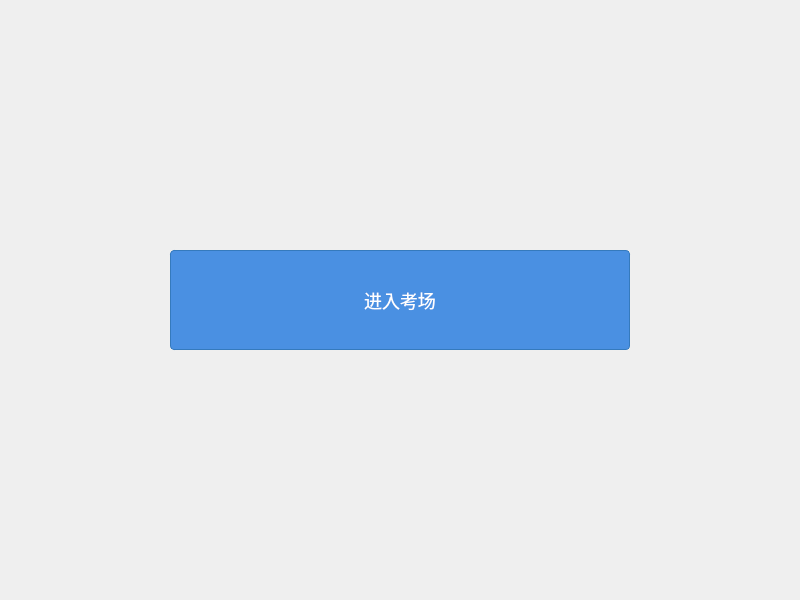
<?xml version="1.0" encoding="utf-8"?>
<ui version="4.0">
	<class>ExamPage</class>
	<widget class="QWidget" name="ExamPage">
		<property name="geometry">
			<rect>
				<x>0</x>
				<y>0</y>
				<width>800</width>
				<height>600</height>
			</rect>
		</property>
		<layout class="QHBoxLayout" name="horizontalLayout">
			<item>
				<spacer name="horizontalSpacerLeft">
					<property name="orientation">
						<enum>Qt::Horizontal</enum>
					</property>
					<property name="sizeHint" stdset="0">
						<size>
							<width>40</width>
							<height>20</height>
						</size>
					</property>
				</spacer>
			</item>
			<item>
				<widget class="QPushButton" name="btnEnterExam">
					<property name="text">
						<string>进入考场</string>
					</property>
					<property name="minimumSize">
						<size>
							<width>480</width>
							<height>120</height>
						</size>
					</property>
					<property name="sizePolicy">
						<sizepolicy hsizetype="Fixed" vsizetype="Fixed">
							<horstretch>0</horstretch>
							<verstretch>0</verstretch>
						</sizepolicy>
					</property>
					<property name="styleSheet">
						<string notr="true">
							QPushButton {
							background-color: #4a90e2;
							color: white;
							border: 1px solid #357abd;
							border-radius: 4px;
							padding: 8px 16px;
							font-size: 18px;
							qproperty-iconSize: 24px;
							margin: 10px;
							}
							QPushButton:hover {
							background-color: #6ca6e8;
							border-color: #4a90e2;
							}
							QPushButton:pressed {
							background-color: #357abd;
							border-color: #2a5f8a;
							}
							QPushButton:focus {
							outline: none;
							border: 2px solid #a0c5f7;
							}
						</string>
					</property>
				</widget>
			</item>
			<item>
				<spacer name="horizontalSpacerRight">
					<property name="orientation">
						<enum>Qt::Horizontal</enum>
					</property>
					<property name="sizeHint" stdset="0">
						<size>
							<width>40</width>
							<height>20</height>
						</size>
					</property>
				</spacer>
			</item>
		</layout>
	</widget>
	<layoutdefault spacing="6" margin="11"/>
	<resources/>
	<connections/>
</ui>
